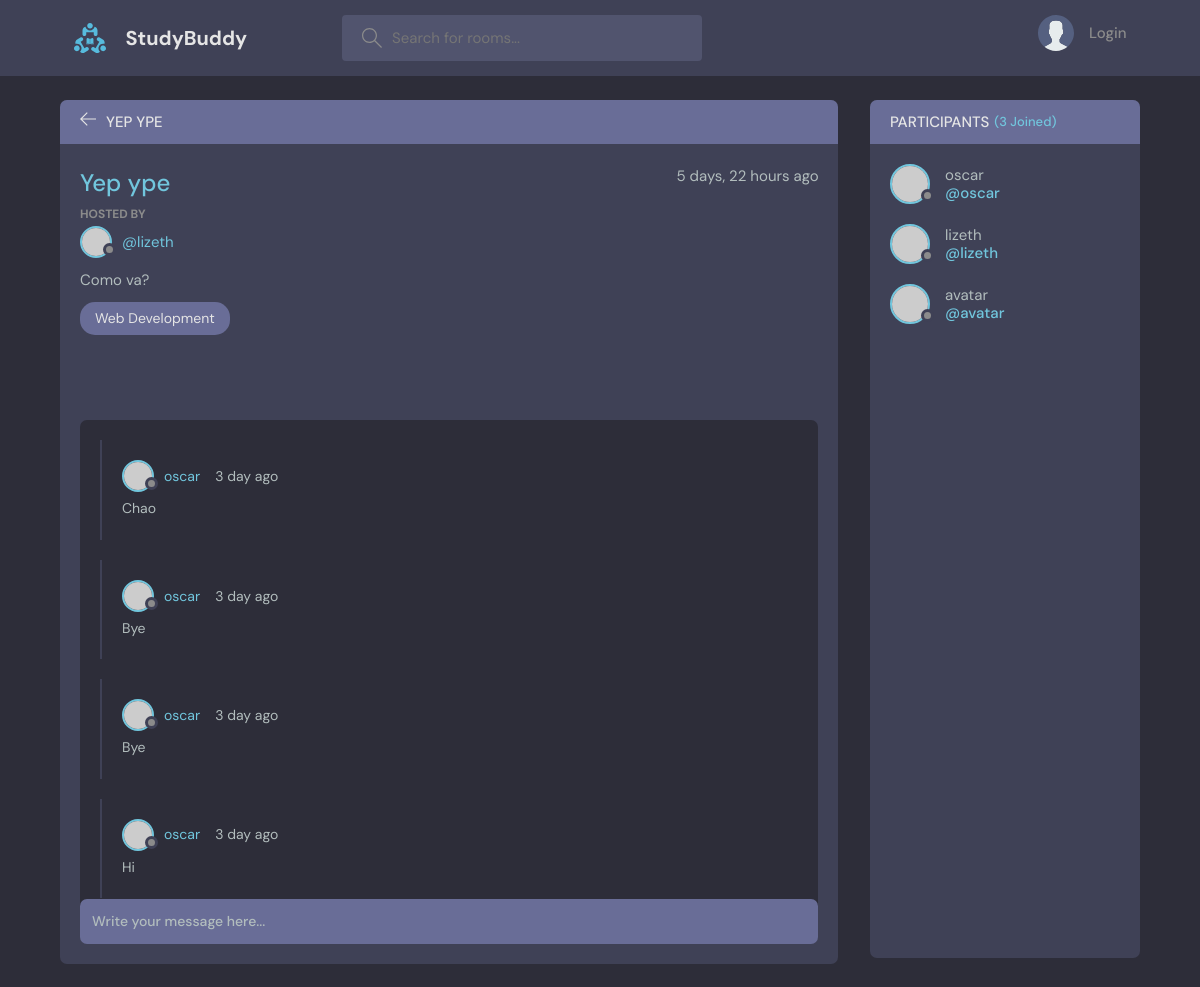
The app's page /studybud/rooms/3/, older data.
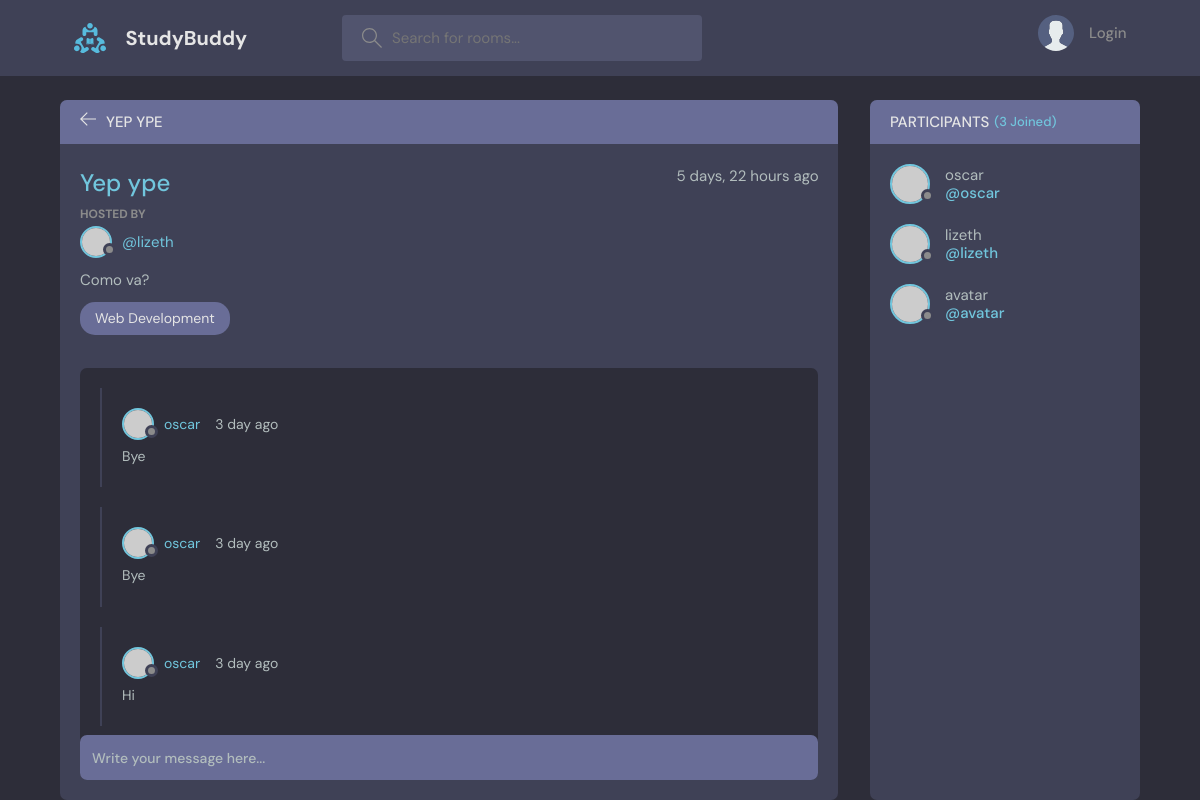
The same page, newer data.
### studybud/models.py (models this page shows, shortened)
class Message(models.Model):
    user = models.ForeignKey(User, on_delete=models.CASCADE)
    room = models.ForeignKey(Room, on_delete=models.CASCADE)
    body = models.TextField()
    updated = models.DateTimeField(auto_now=True)
    created = models.DateTimeField(auto_now_add=True)
    class Meta:
        ordering = ['-updated', '-created'] # the negative in front means reverse

### studybud/views.py (the view, shortened to what this page needs)
def room(request, pk):
    room = Room.objects.get(id=pk)
    room_messages = room.message_set.all()
    participants = room.participants.all()
    context = {'room':room, 'room_messages': room_messages, 'participants':participants}
    return render(request=request, template_name='room.html', context=context)

### studybud/models.py (called while the page is built)
    def __str__(self) -> str:
        return self.name

### studybud/templates/room.html (shortened to what this page needs)
{% extends 'main.html' %}
{% block content %}
    <main class="profile-page layout layout--2">
      <div class="container">
        <div class="room">
          <div class="room__top">
            <div class="room__topLeft">
              <a href="{% url 'home' %}">
                <svg version="1.1" xmlns="http://www.w3.org/2000/svg" width="32" height="32" viewBox="0 0 32 32">
                  <title>arrow-left</title>
                  <path
                    d="M13.723 2.286l-13.723 13.714 13.719 13.714 1.616-1.611-10.96-10.96h27.625v-2.286h-27.625l10.965-10.965-1.616-1.607z"
                  ></path>
                </svg>
              </a>
              <h3>{{room.name}}</h3>
            </div>
          </div>
          <div class="room__box scroll">
            <div class="room__header scroll">
              <div class="room__info">
                <h3>{{room.name}}</h3>
                <span>{{room.created | timesince}} ago</span>
              </div>
              <div class="room__hosted">
                <p>Hosted By</p>
                <a href="{% url 'user-profile' room.host.id %}" class="room__author">
                  <div class="avatar avatar--small">
                    <img src="https://randomuser.me/api/portraits/men/37.jpg" />
                  </div>
                  <span>@{{room.host.username}}</span>
                </a>
              </div>
              <div class="room__details">
                {{room.description}}
              </div>
              <span class="room__topics">{{room.topic}}</span>
            </div>
            <div class="room__conversation">
              <div class="threads scroll">
                {% for message in room_messages %}
                <div class="thread">
                  <div class="thread__top">
                    <div class="thread__author">
                      <a href="{% url 'user-profile' message.user.id %}" class="thread__authorInfo">
                        <div class="avatar avatar--small">
                          <img src="https://randomuser.me/api/portraits/men/37.jpg" />
                        </div>
                        <span>{{message.user.username}}</span>
                      </a>
                      <span class="thread__date">3 day ago</span>
                    </div>
                  </div>
                  <div class="thread__details">
                    {{message.body}}
                  </div>
                </div>
                {% endfor %}
              </div>
            </div>
          </div>
          <div class="room__message">
            <form action="#"><input name="" placeholder="Write your message here..." /></form>
          </div>
        </div>
        <div class="participants">
          <h3 class="participants__top">Participants <span>({{participants.count}} Joined)</span></h3>
          <div class="participants__list scroll">
            {% for participant in participants %}
            <a href="{% url 'user-profile' participant.id %}" class="participant">
              <div class="avatar avatar--medium">
                <img src="https://randomuser.me/api/portraits/men/37.jpg" />
              </div>
              <p>
                {{participant.username}}
                <span>@{{participant.username}}</span>
              </p>
            </a>
            {% endfor %}
          </div>
        </div>
      </div>
    </main>
{% endblock content %}

Row changes from the older to the newer data that the page shows:
removed Message: user.username "oscar", body "Chao"
